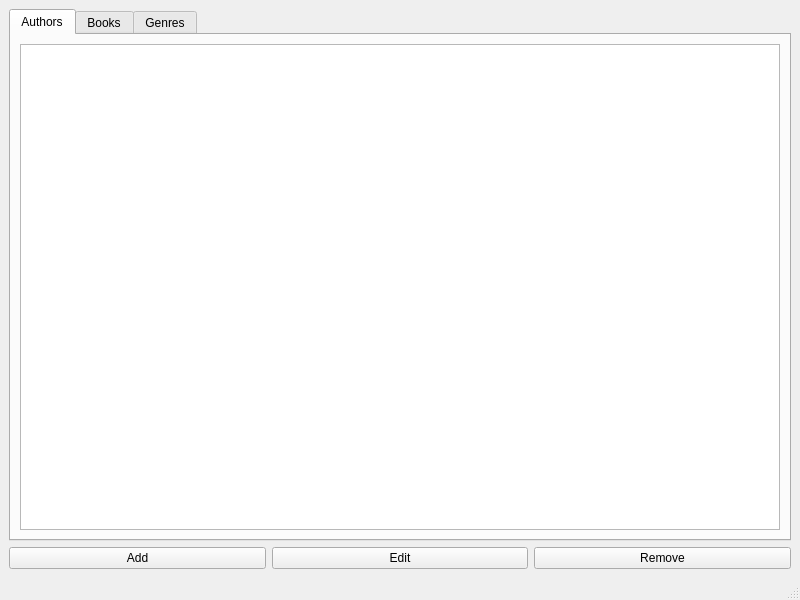
<?xml version="1.0" encoding="UTF-8"?>
<ui version="4.0">
 <class>MainWindow</class>
 <widget class="QMainWindow" name="MainWindow">
  <property name="geometry">
   <rect>
    <x>0</x>
    <y>0</y>
    <width>800</width>
    <height>600</height>
   </rect>
  </property>
  <property name="windowTitle">
   <string>MainWindow</string>
  </property>
  <widget class="QWidget" name="centralwidget">
   <layout class="QVBoxLayout" name="verticalLayout">
    <item>
     <widget class="QTabWidget" name="tabs">
      <property name="sizePolicy">
       <sizepolicy hsizetype="Expanding" vsizetype="Expanding">
        <horstretch>0</horstretch>
        <verstretch>0</verstretch>
       </sizepolicy>
      </property>
      <property name="tabPosition">
       <enum>QTabWidget::TabPosition::North</enum>
      </property>
      <property name="tabShape">
       <enum>QTabWidget::TabShape::Rounded</enum>
      </property>
      <property name="currentIndex">
       <number>0</number>
      </property>
      <property name="elideMode">
       <enum>Qt::TextElideMode::ElideRight</enum>
      </property>
      <widget class="QWidget" name="authorsTab">
       <property name="sizePolicy">
        <sizepolicy hsizetype="Expanding" vsizetype="Expanding">
         <horstretch>0</horstretch>
         <verstretch>0</verstretch>
        </sizepolicy>
       </property>
       <property name="styleSheet">
        <string notr="true"/>
       </property>
       <attribute name="title">
        <string>Authors</string>
       </attribute>
       <layout class="QVBoxLayout" name="verticalLayout_2">
        <item>
         <widget class="QTableView" name="authorsTableView"/>
        </item>
       </layout>
      </widget>
      <widget class="QWidget" name="booksTab">
       <property name="sizePolicy">
        <sizepolicy hsizetype="Expanding" vsizetype="Expanding">
         <horstretch>0</horstretch>
         <verstretch>0</verstretch>
        </sizepolicy>
       </property>
       <attribute name="title">
        <string>Books</string>
       </attribute>
       <layout class="QVBoxLayout" name="verticalLayout_3">
        <item>
         <widget class="QTableView" name="booksTableView"/>
        </item>
       </layout>
      </widget>
      <widget class="QWidget" name="GenresTab">
       <property name="sizePolicy">
        <sizepolicy hsizetype="Expanding" vsizetype="Expanding">
         <horstretch>0</horstretch>
         <verstretch>0</verstretch>
        </sizepolicy>
       </property>
       <attribute name="title">
        <string>Genres</string>
       </attribute>
       <layout class="QVBoxLayout" name="verticalLayout_4">
        <item>
         <widget class="QTableView" name="genresTableView"/>
        </item>
       </layout>
      </widget>
     </widget>
    </item>
    <item>
     <layout class="QHBoxLayout" name="BtnsHLayout">
      <item>
       <widget class="QPushButton" name="addBtn">
        <property name="text">
         <string>Add</string>
        </property>
       </widget>
      </item>
      <item>
       <widget class="QPushButton" name="editBtn">
        <property name="text">
         <string>Edit</string>
        </property>
       </widget>
      </item>
      <item>
       <widget class="QPushButton" name="removeBtn">
        <property name="text">
         <string>Remove</string>
        </property>
       </widget>
      </item>
     </layout>
    </item>
   </layout>
  </widget>
  <widget class="QMenuBar" name="menubar">
   <property name="geometry">
    <rect>
     <x>0</x>
     <y>0</y>
     <width>800</width>
     <height>38</height>
    </rect>
   </property>
  </widget>
  <widget class="QStatusBar" name="statusbar"/>
 </widget>
 <resources/>
 <connections/>
</ui>
